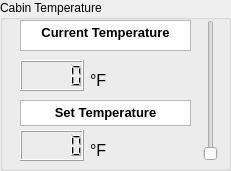
     <widget class="QGroupBox" name="temp_box">
      <property name="geometry">
       <rect>
        <x>260</x>
        <y>400</y>
        <width>231</width>
        <height>171</height>
       </rect>
      </property>
      <property name="title">
       <string>Cabin Temperature</string>
      </property>
      <widget class="QLCDNumber" name="current_temp_display">
       <property name="geometry">
        <rect>
         <x>20</x>
         <y>60</y>
         <width>64</width>
         <height>31</height>
        </rect>
       </property>
      </widget>
      <widget class="QLabel" name="f_txt">
       <property name="geometry">
        <rect>
         <x>90</x>
         <y>70</y>
         <width>31</width>
         <height>21</height>
        </rect>
       </property>
       <property name="font">
        <font>
         <pointsize>12</pointsize>
        </font>
       </property>
       <property name="text">
        <string>°F</string>
       </property>
      </widget>
      <widget class="QSlider" name="temp_slider">
       <property name="geometry">
        <rect>
         <x>200</x>
         <y>20</y>
         <width>22</width>
         <height>141</height>
        </rect>
       </property>
       <property name="orientation">
        <enum>Qt::Vertical</enum>
       </property>
      </widget>
      <widget class="QLabel" name="f_txt_2">
       <property name="geometry">
        <rect>
         <x>90</x>
         <y>140</y>
         <width>31</width>
         <height>21</height>
        </rect>
       </property>
       <property name="font">
        <font>
         <pointsize>12</pointsize>
        </font>
       </property>
       <property name="text">
        <string>°F</string>
       </property>
      </widget>
      <widget class="QLCDNumber" name="set_temp_display">
       <property name="geometry">
        <rect>
         <x>20</x>
         <y>130</y>
         <width>64</width>
         <height>31</height>
        </rect>
       </property>
      </widget>
      <widget class="QTextBrowser" name="current_temp_txt">
       <property name="geometry">
        <rect>
         <x>20</x>
         <y>20</y>
         <width>171</width>
         <height>31</height>
        </rect>
       </property>
       <property name="font">
        <font>
         <pointsize>11</pointsize>
         <bold>true</bold>
        </font>
       </property>
       <property name="verticalScrollBarPolicy">
        <enum>Qt::ScrollBarAlwaysOff</enum>
       </property>
       <property name="horizontalScrollBarPolicy">
        <enum>Qt::ScrollBarAlwaysOff</enum>
       </property>
       <property name="html">
        <string>&lt;!DOCTYPE HTML PUBLIC &quot;-//W3C//DTD HTML 4.0//EN&quot; &quot;http://www.w3.org/TR/REC-html40/strict.dtd&quot;&gt;
&lt;html&gt;&lt;head&gt;&lt;meta name=&quot;qrichtext&quot; content=&quot;1&quot; /&gt;&lt;meta charset=&quot;utf-8&quot; /&gt;&lt;style type=&quot;text/css&quot;&gt;
p, li { white-space: pre-wrap; }
hr { height: 1px; border-width: 0; }
li.unchecked::marker { content: &quot;\2610&quot;; }
li.checked::marker { content: &quot;\2612&quot;; }
&lt;/style&gt;&lt;/head&gt;&lt;body style=&quot; font-family:'Segoe UI'; font-size:11pt; font-weight:700; font-style:normal;&quot;&gt;
&lt;p align=&quot;center&quot; style=&quot; margin-top:0px; margin-bottom:0px; margin-left:0px; margin-right:0px; -qt-block-indent:0; text-indent:0px;&quot;&gt;&lt;span style=&quot; font-size:10pt; font-weight:696;&quot;&gt;Current Temperature&lt;/span&gt;&lt;/p&gt;&lt;/body&gt;&lt;/html&gt;</string>
       </property>
      </widget>
      <widget class="QTextBrowser" name="set_temp_txt">
       <property name="geometry">
        <rect>
         <x>20</x>
         <y>100</y>
         <width>171</width>
         <height>26</height>
        </rect>
       </property>
       <property name="font">
        <font>
         <pointsize>11</pointsize>
         <bold>true</bold>
        </font>
       </property>
       <property name="verticalScrollBarPolicy">
        <enum>Qt::ScrollBarAlwaysOff</enum>
       </property>
       <property name="horizontalScrollBarPolicy">
        <enum>Qt::ScrollBarAlwaysOff</enum>
       </property>
       <property name="html">
        <string>&lt;!DOCTYPE HTML PUBLIC &quot;-//W3C//DTD HTML 4.0//EN&quot; &quot;http://www.w3.org/TR/REC-html40/strict.dtd&quot;&gt;
&lt;html&gt;&lt;head&gt;&lt;meta name=&quot;qrichtext&quot; content=&quot;1&quot; /&gt;&lt;meta charset=&quot;utf-8&quot; /&gt;&lt;style type=&quot;text/css&quot;&gt;
p, li { white-space: pre-wrap; }
hr { height: 1px; border-width: 0; }
li.unchecked::marker { content: &quot;\2610&quot;; }
li.checked::marker { content: &quot;\2612&quot;; }
&lt;/style&gt;&lt;/head&gt;&lt;body style=&quot; font-family:'Segoe UI'; font-size:11pt; font-weight:700; font-style:normal;&quot;&gt;
&lt;p align=&quot;center&quot; style=&quot; margin-top:0px; margin-bottom:0px; margin-left:0px; margin-right:0px; -qt-block-indent:0; text-indent:0px;&quot;&gt;&lt;span style=&quot; font-family:'MS Shell Dlg 2'; font-size:10pt; font-weight:600;&quot;&gt;Set Temperature&lt;/span&gt;&lt;/p&gt;&lt;/body&gt;&lt;/html&gt;</string>
       </property>
      </widget>
     </widget>
